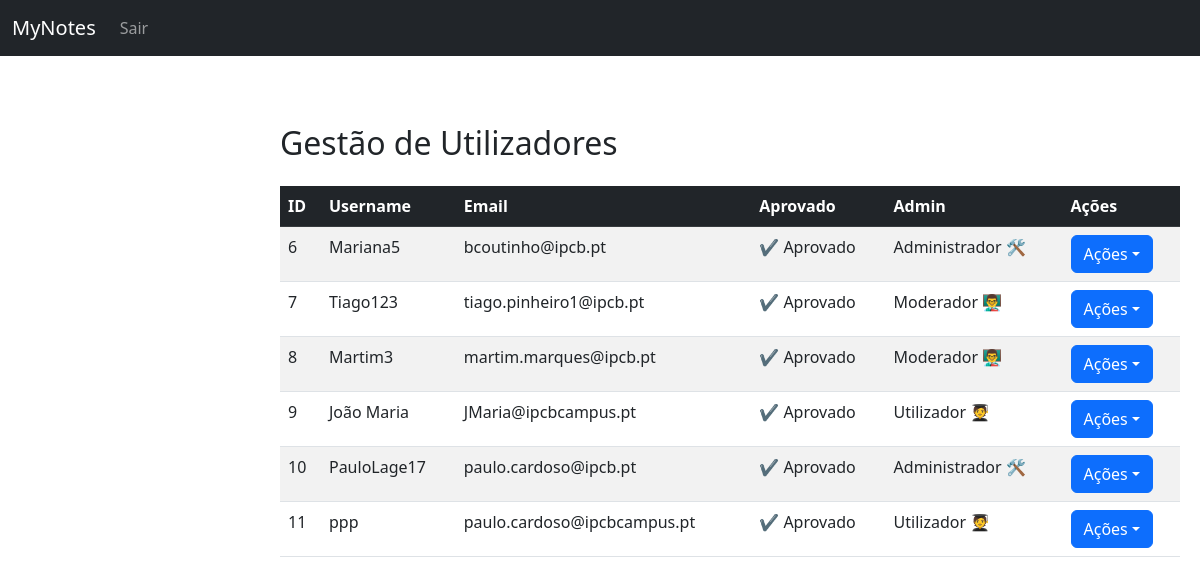
Screenshot of /MyNotes/aprovar_contas.php (signed in) with the database file from the repository.
### tables this page shows
CREATE TABLE `userdata` (
  `id` int(11) NOT NULL,
  `username` varchar(20) NOT NULL,
  `email` varchar(100) NOT NULL,
  `password` varchar(255) NOT NULL,
  `aprovado` tinyint(1) NOT NULL DEFAULT 0,
  `admin` tinyint(2) NOT NULL DEFAULT 0,
  `escola` int(11) DEFAULT NULL
);

### MyNotes/aprovar_contas.php (the view, shortened to what this page needs)
<?php
require_once "config.php";
$sql = "SELECT id, username, email, aprovado, admin FROM userdata";
$stmt = $conn->prepare($sql);
$stmt->execute();
$users = $stmt->fetchAll(PDO::FETCH_ASSOC);
?>
<!DOCTYPE html>
<html lang="pt">
<head>
    <link href="https://cdn.jsdelivr.net/npm/bootstrap@5.3.0/dist/css/bootstrap.min.css" rel="stylesheet">
    <link rel="stylesheet" href="styles.css">
</head>
<body>
    <nav class="navbar navbar-expand-lg navbar-dark bg-dark">
        <div class="container-fluid">
            <a class="navbar-brand" href="index.php">MyNotes</a>
            <div class="collapse navbar-collapse" id="navbarNav">
                <ul class="navbar-nav w-100 align-items-center">
                    <?php if (isset($_SESSION["user_id"])): ?>
                        <li class="nav-item"><a class="nav-link" href="logout.php">Sair</a></li>
                    <?php else: ?>
                        <li class="nav-item"><a class="nav-link" href="login.php">Login</a></li>
                    <?php endif; ?>
                </ul>
            </div>
        </div>
    </nav>
    <div class="content container mt-5">
        <h2 class="mb-4">Gestão de Utilizadores</h2>
        <table class="table table-striped">
            <thead class="table-dark">
                <tr>
                    <th>ID</th>
                    <th>Username</th>
                    <th>Email</th>
                    <th>Aprovado</th>
                    <th>Admin</th>
                    <th>Ações</th>
                </tr>
            </thead>
            <tbody>
                <?php foreach ($users as $user): ?>
                    <tr>
                        <td><?= htmlspecialchars($user['id']) ?></td>
                        <td><?= htmlspecialchars($user['username']) ?></td>
                        <td><?= htmlspecialchars($user['email']) ?></td>
                        <td><?= $user['aprovado'] ? "✔️ Aprovado" : "❌ Pendente" ?></td>
                        <td>
                            <?php
                            if ($user['admin'] == 2) {
                                echo "Administrador 🛠️";
                            } elseif ($user['admin'] == 1) {
                                echo "Moderador 👨‍🏫";
                            } else {
                                echo "Utilizador 🧑‍🎓";
                            }
                            ?>
                        </td>
                        <td>
                            <div class="dropdown">
                                <button class="btn btn-primary dropdown-toggle" type="button"
                                    data-bs-toggle="dropdown">Ações</button>
                            </div>
                        </td>
                    </tr>
                <?php endforeach; ?>
            </tbody>
        </table>
    </div>
</body>
</html>

### MyNotes/styles.css (style rules this page uses)
.content { margin-left: 260px; padding: 20px; max-width: calc(100% - 260px); }

### rows the page displays
userdata: id "6", username "Mariana5", email "bcoutinho@ipcb.pt", aprovado "✔️ Aprovado", admin "Administrador 🛠️"
userdata: id "7", username "Tiago123", email "tiago.pinheiro1@ipcb.pt", aprovado "✔️ Aprovado", admin "Moderador 👨‍🏫"
userdata: id "8", username "Martim3", email "martim.marques@ipcb.pt", aprovado "✔️ Aprovado", admin "Moderador 👨‍🏫"
userdata: id "9", username "João Maria", email "JMaria@ipcbcampus.pt", aprovado "✔️ Aprovado", admin "Utilizador 🧑‍🎓"
userdata: id "10", username "PauloLage17", email "paulo.cardoso@ipcb.pt", aprovado "✔️ Aprovado", admin "Administrador 🛠️"
userdata: id "11", username "ppp", email "paulo.cardoso@ipcbcampus.pt", aprovado "✔️ Aprovado", admin "Utilizador 🧑‍🎓"
